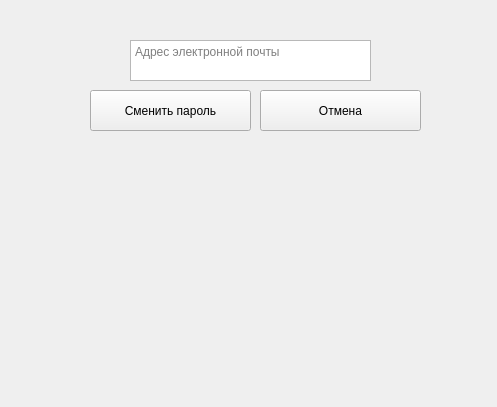
<?xml version="1.0" encoding="UTF-8"?>
<ui version="4.0">
 <class>Form</class>
 <widget class="QWidget" name="Form">
  <property name="geometry">
   <rect>
    <x>0</x>
    <y>0</y>
    <width>497</width>
    <height>407</height>
   </rect>
  </property>
  <property name="windowTitle">
   <string>Form</string>
  </property>
  <widget class="QWidget" name="widget" native="true">
   <property name="geometry">
    <rect>
     <x>10</x>
     <y>10</y>
     <width>440</width>
     <height>380</height>
    </rect>
   </property>
   <property name="minimumSize">
    <size>
     <width>440</width>
     <height>380</height>
    </size>
   </property>
   <widget class="QTextEdit" name="textEdit">
    <property name="geometry">
     <rect>
      <x>120</x>
      <y>30</y>
      <width>241</width>
      <height>41</height>
     </rect>
    </property>
    <property name="placeholderText">
     <string>Адрес электронной почты</string>
    </property>
   </widget>
   <widget class="QPushButton" name="pushButton">
    <property name="geometry">
     <rect>
      <x>80</x>
      <y>80</y>
      <width>161</width>
      <height>41</height>
     </rect>
    </property>
    <property name="text">
     <string>Сменить пароль</string>
    </property>
   </widget>
   <widget class="QPushButton" name="pushButton_2">
    <property name="geometry">
     <rect>
      <x>250</x>
      <y>80</y>
      <width>161</width>
      <height>41</height>
     </rect>
    </property>
    <property name="text">
     <string>Отмена</string>
    </property>
   </widget>
  </widget>
 </widget>
 <resources/>
 <connections/>
</ui>
